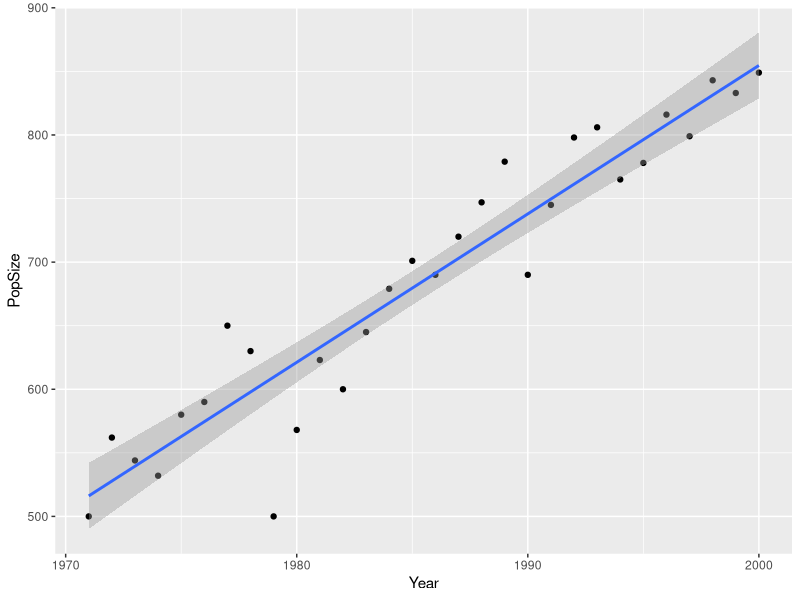

The R source for this figure:
## ---- chunk 1
# Load libraries and data files

library(ggplot2)

hds <- read.table("data/haggis_density.txt", header = T)
head(hds)


# Conduct a linear regression of Population Size by Year

fit1 <- lm(PopSize ~ Year, data = hds)

# What is the slope?

fit1$coefficients

slope <- fit1$coefficients[2]
slope

# What is the P-value?

summary(fit1)$coefficients

pval <- summary(fit1)$coefficients["Year", "Pr(>|t|)"]
pval
## ---- chunk 2
# Plot the regression

ggplot(hds, aes(Year, PopSize)) +
  geom_point() + 
  stat_smooth(method = "lm")
